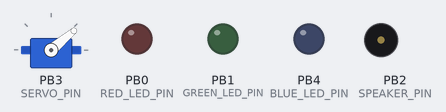
Bench run of a sketch on a simulated ATtiny85, built with avr-gcc and run on an emulated ATtiny85. Parts: servo, output pins drawn as LEDs (lit = HIGH), buzzer (waves = sounding). Wiring (inferred from the names in the program): servo: signal PB3. Servo pulses on a pin are drawn as a servo (544–2400 µs = 0–180°); pins used as bus, display or sensor lines are not drawn.

Above: at 0.1 s.
At 10.62 s:
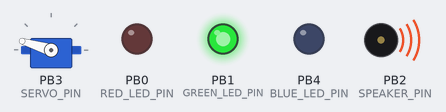
At 15.2 s:
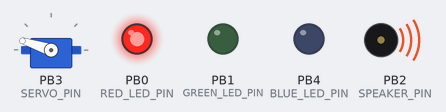
At 19.4 s:
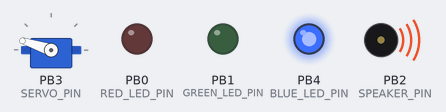
At 30.4 s:
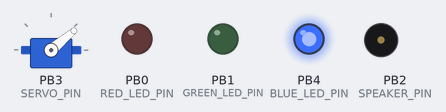
At 33.1 s:
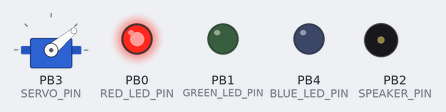
Timing chart, 0 to 40.0 s (numbered marks = the images above):
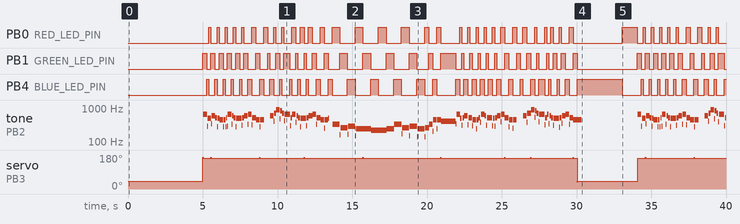

The sketch:

party.ino
```cpp
#include "led.h"
#include "speaker.h"
#include "music.h"
#include "interrupt.h"
#include "servo.h"

// Swap out with another song if desired.
#include "tetris.h"

#include <stdbool.h>

// Program Constants
constexpr size_t RED_LED_PIN = 0;
constexpr size_t GREEN_LED_PIN = 1;
constexpr size_t SPEAKER_PIN = 2;
constexpr size_t SERVO_PIN = 3;
constexpr size_t BLUE_LED_PIN = 4;

// Drivers
Speaker::IsrDrivenSpeaker speaker(SPEAKER_PIN, g_isr1_frequency);
Servo::IsrDrivenServo servo(SERVO_PIN, g_isr1_frequency);
Led::Led red_led(RED_LED_PIN);
Led::Led green_led(GREEN_LED_PIN);
// OCR1C_cmp_count is the max because we mucked with timer1
Led::Led blue_led(BLUE_LED_PIN, OCR1C_cmp_count);

// Globals
size_t song_idx = 0;
size_t led_idx = 0;
Music::Note note;

Led::Led all_leds[3] = {red_led, green_led, blue_led };
// the setup routine runs once when you press reset:
void setup() {
  Interrupt::configure_isr1();
  servo.zero();
  delay(5000);
}


void loop() {

  if (song_idx == 0) {
    servo.command(120);
  } else if (song_idx == song_len - 1) {
    servo.zero();
    delay(3000);
  }

  if (speaker.needs_note()) {
    note = Music::Note(pgm_read_float(&song[song_idx]), static_cast<Music::time>(pgm_read_byte(&song[song_idx].duration)));
    speaker.play_note(note);
    song_idx = (song_idx + 1) % song_len;

    all_leds[led_idx].turn_off();
    led_idx = (led_idx + 1) % 3;
    all_leds[led_idx].turn_on();
  }
}

// occurs at 10khz
ISR(TIMER1_COMPA_vect){
  speaker.service();
  servo.service();
}
```

interrupt.h
```cpp
constexpr uint32_t g_isr1_frequency = 10E3;
constexpr uint32_t MM = 1E6;
constexpr uint8_t OCR1C_cmp_count = MM/ g_isr1_frequency;

namespace Interrupt {
  void configure_isr1() {
    TCCR1 |= (1 << CTC1);    //> clear timer on compare match
    OCR1C = OCR1C_cmp_count; //> compare match value
    TIMSK |= (1 << OCIE1A);  //> enable compare match interrupt
  }
}
```

led.h
```cpp
#include <stdbool.h>

namespace Led {

/**
 * A PWM driven LED
 */
class Led {
public:
  Led(size_t pin, uint8_t max_val = 255): m_pin(pin), m_curr_val(0), m_max_val(max_val) {
    // init by setting this pin as an output, and zero-ing it.
    pinMode(pin, OUTPUT);
    analogWrite(pin, m_curr_val);
  }

  void increase(uint8_t amount = 1);
  void decrease(uint8_t amount = 1);
  bool is_saturated(void);
  bool is_off(void);
  void turn_off(void);
  void turn_on(void);


private:
  size_t m_pin;            ///< The pin
  uint16_t m_curr_val;     ///< The current PWM value
  const uint8_t m_max_val; ///< Don't even try it, buddy
};

// Increase the LED brightness.
void Led::increase(uint8_t amount) {
  if ((m_max_val - m_curr_val) > amount) {
    m_curr_val = m_max_val;
    return;
  }
  m_curr_val += amount;
  analogWrite(m_pin, m_curr_val);
}

// Take a wild guess, Tex.
void Led::decrease(uint8_t amount) {
  if (m_curr_val < amount) {
    m_curr_val = 0;
  }
  m_curr_val -= amount;
  analogWrite(m_pin, m_curr_val);
}

// Lets you know if you can't get any brighter
bool Led::is_saturated(void) {
  return m_curr_val >= m_max_val;
}

// Lets you know if it's dark in the room.
bool Led::is_off() {
  return m_curr_val == 0;
}

// Lets you make it dark.
void Led::turn_off(void) {
  m_curr_val = 0;
  analogWrite(m_pin, m_curr_val);
}

// Lets you make the room burn with the intensity of a thousand little PN junctions.
// Well ok just one.
void Led::turn_on(void) {
  m_curr_val = m_max_val;
  analogWrite(m_pin, m_curr_val);
}
}// Led
```

music.h
```cpp
#pragma once

namespace Music {

// Representation of time. Ooooh. Spooky!
typedef enum time : uint8_t {
  Rest = 0,
  Eighth = 1,
  Quarter = 2,
  DottedQuarter = 3,
  Half = 4,
  DottedHalf = 5,
  Whole = 6,
}time;

// Given an enum time, convert it to milliseconds
uint32_t time_to_ms(time t) {
  uint32_t delay_time = 0;
  switch (t) {
    case time::Rest:
      delay_time = 50;
      break;
    case time::Eighth:
      delay_time = 125;
      break;
    case time::Quarter:
      delay_time = 250;
      break;
    case time::DottedQuarter:
      delay_time = 375;
      break;
    case time::Half:
      delay_time = 500;
      break;
    case time::DottedHalf:
      delay_time = 750;
      break;
    case time::Whole:
      delay_time = 1000;
      break;
    default:
      delay_time = 5000;
      break;
  }
  return delay_time;
}

// Assumes 4/4
typedef struct Note{
  float pitch;
  time duration;

  constexpr Note() : pitch(0.0), duration(time::Rest) {}
  constexpr Note(float pit, Music::time dur) : pitch(pit), duration(dur) {}

}Note;

// TODO B0 and B1 conflict with the arduino defs despite being namespaced... remove N_ portion
constexpr float N_REST = 0.0;
constexpr float N_C0 = 16.35;
constexpr float N_CS0 = 17.32;
constexpr float N_D0 = 18.35;
constexpr float N_DS0 = 19.45;
constexpr float N_E0 = 20.60;
constexpr float N_F0 = 21.83;
constexpr float N_FS0 = 23.12;
constexpr float N_G0 = 24.50;
constexpr float N_GS0 = 25.96;
constexpr float N_A0 = 27.50;
constexpr float N_AS0 = 29.14;
constexpr float N_B0 = 30.87;
constexpr float N_C1 = 32.70;
constexpr float N_CS1 = 34.65;
constexpr float N_D1 = 36.71;
constexpr float N_DS1 = 38.89;
constexpr float N_E1 = 41.20;
constexpr float N_F1 = 43.65;
constexpr float N_FS1 = 46.25;
constexpr float N_G1 = 49.00;
constexpr float N_GS1 = 51.91;
constexpr float N_A1 = 55.00;
constexpr float N_AS1 = 58.27;
constexpr float N_B1 = 61.74;
constexpr float N_C2 = 65.41;
constexpr float N_CS2 = 69.30;
constexpr float N_D2 = 73.42;
constexpr float N_DS2 = 77.78;
constexpr float N_E2 = 82.41;
constexpr float N_F2 = 87.31;
constexpr float N_FS2 = 92.50;
constexpr float N_G2 = 98.00;
constexpr float N_GS2 = 103.83;
constexpr float N_A2 = 110.00;
constexpr float N_AS2 = 116.54;
constexpr float N_B2 = 123.47;
constexpr float N_C3 = 130.81;
constexpr float N_CS3 = 138.59;
constexpr float N_D3 = 146.83;
constexpr float N_DS3 = 155.56;
constexpr float N_E3 = 164.81;
constexpr float N_F3 = 174.61;
constexpr float N_FS3 = 185.00;
constexpr float N_G3 = 196.00;
constexpr float N_GS3 = 207.65;
constexpr float N_A3 = 220.00;
constexpr float N_AS3 = 233.08;
constexpr float N_B3 = 246.94;
constexpr float N_C4 = 261.63;
constexpr float N_CS4 = 277.18;
constexpr float N_D4 = 293.66;
constexpr float N_DS4 = 311.13;
constexpr float N_E4 = 329.63;
constexpr float N_F4 = 349.23;
constexpr float N_FS4 = 369.99;
constexpr float N_G4 = 392.00;
constexpr float N_GS4 = 415.30;
constexpr float N_A4 = 440.00;
constexpr float N_AS4 = 466.16;
constexpr float N_B4 = 493.88;
constexpr float N_C5 = 523.25;
constexpr float N_CS5 = 554.37;
constexpr float N_D5 = 587.33;
constexpr float N_DS5 = 622.25;
constexpr float N_E5 = 659.25;
constexpr float N_F5 = 698.46;
constexpr float N_FS5 = 739.99;
constexpr float N_G5 = 783.99;
constexpr float N_GS5 = 830.61;
constexpr float N_A5 = 880.00;
constexpr float N_AS5 = 932.33;
constexpr float N_B5 = 987.77;
constexpr float N_C6 = 1046.50;
constexpr float N_CS6 = 1108.73;
constexpr float N_D6 = 1174.66;
constexpr float N_DS6 = 1244.51;
constexpr float N_E6 = 1318.51;
constexpr float N_F6 = 1396.91;
constexpr float N_FS6 = 1479.98;
constexpr float N_G6 = 1567.98;
constexpr float N_GS6 = 1661.22;
constexpr float N_A6 = 1760.00;
constexpr float N_AS6 = 1864.66;
constexpr float N_B6 = 1975.53;
constexpr float N_C7 = 2093.00;
constexpr float N_CS7 = 2217.46;
constexpr float N_D7 = 2349.32;
constexpr float N_DS7 = 2489.02;
constexpr float N_E7 = 2637.02;
constexpr float N_F7 = 2793.83;
constexpr float N_FS7 = 2959.96;
constexpr float N_G7 = 3135.96;
constexpr float N_GS7 = 3322.44;
constexpr float N_A7 = 3520.00;
constexpr float N_AS7 = 3729.31;
constexpr float N_B7 = 3951.07;
constexpr float N_C8 = 4186.01;
constexpr float N_CS8 = 4434.92;
constexpr float N_D8 = 4698.63;
constexpr float N_DS8 = 4978.03;
constexpr float N_E8 = 5274.04;
constexpr float N_F8 = 5587.65;
constexpr float N_FS8 = 5919.91;
constexpr float N_G8 = 6271.93;
constexpr float N_GS8 = 6644.88;
constexpr float N_A8 = 7040.00;
constexpr float N_AS8 = 7458.62;
constexpr float N_B8 = 7902.13;


} //Music
```

servo.h
```cpp
namespace Servo {

// Experimentally determined
// Maybe invest in Servos that cost more than $1.80
constexpr float c_zero_duty = 0.05;
constexpr float c_scalar_duty = 0.13;

/**
 * An ISR Driven Servo
 * Hand it a pin and an interrupt frequency, and it
 * figures out everything else.
 */
class IsrDrivenServo {
public:
  IsrDrivenServo(size_t pin, const uint32_t frequency) :
    m_pin(pin),
    m_counter(UINT32_MAX),
    isr_period(frequency / (cmd_frequency)),
    toggle(0) {
      pinMode(m_pin, OUTPUT);
    }


  void service(void);
  void command(uint8_t angle);
  void zero();

private:
  static constexpr uint8_t max_angle = 240;     ///< trash servo!
  static constexpr uint16_t cmd_frequency = 25; ///< command at 50Hz (25 * 2)
  const size_t m_pin;                           ///< pin attached to servo input
  uint32_t m_counter;                           ///< ISR counter.
  const uint32_t isr_period;                    ///< Calculated length of our cmd_frequency period, in ISR's
  uint32_t toggle;                              ///< counter increments before we flip output
};

/**
 * This is called from the interrupt and determines what (if anything) our serveo needs to do.
 */
void IsrDrivenServo::service(void) {
  if (m_counter == UINT32_MAX) {
    return;
  }

  // do the thing
  m_counter++;
  if (m_counter < toggle) {
    digitalWrite(m_pin, HIGH);
    return;
  }
  if (m_counter >= toggle) {
    digitalWrite(m_pin, LOW);
  }
  if (m_counter >= isr_period) {
    m_counter = 0;
  }
}

/**
 * Command servo to an angle.
 * Cheapo servo has no feedback. Dunno where it is.
 * Hopefully somewhere.
 */
void IsrDrivenServo::command(uint8_t angle) {
  float duty = 0.0;
  if (angle > max_angle) {
    duty = c_zero_duty + c_scalar_duty;
  } else {
    duty = c_zero_duty + c_scalar_duty * (static_cast<float>(angle) / static_cast<float>(max_angle));
  }
  toggle = duty * isr_period;
  m_counter = 0;
}

// Convenience for zero'ing servo.
void IsrDrivenServo::zero() {
  command(0);
}

} // namespace Servo
```

speaker.h
```cpp
#include "music.h"

namespace Speaker{

/**
 * Representation of a speaker
 * Expects exclusive access to a pin
 * Also assumes the frequency at ctor time is matched with the ISR frequency where Speaker::service() is called.
 */
class IsrDrivenSpeaker {
public:
  IsrDrivenSpeaker(size_t pin, const uint32_t frequency) :
      m_on(false),
      m_pin(pin),
      m_counter_trip(0),
      m_counter(0),
      m_note_finish_ms(0),
      m_beat_finish_ms(0),
      m_note_start_time_ms(0),
      m_frequency(frequency),
      m_needs_note(true) {
    pinMode(m_pin, OUTPUT);
    digitalWrite(m_pin, 0);
  }

  void service(void);
  void play_note(Music::Note &note);
  bool needs_note();

private:
  volatile bool m_on;            ///< Keep track of our state, so we can flippy-flop
  size_t m_pin;                  ///< Speaker pin
  uint32_t m_counter_trip;       ///< Flip output here to simulate waves and trick your ears.
  volatile uint32_t m_counter;   ///< Counter for flipping
  uint32_t m_note_finish_ms;     ///< Time at which a *note* stops playing
  uint32_t m_beat_finish_ms;     ///< Time at which a beat stops playing (e.g. note + delay)
  uint32_t m_note_start_time_ms; ///< Time at which we started playing a note
  const uint32_t m_frequency;    ///< MUST MATCH ISR1 FREQUENCY
  volatile bool m_needs_note;    ///< If we've finished an entire beat period, signal we're in need of a note.

  static const uint8_t delay_ms = 15; ///< Delay between notes because real music takes time and blood and sweat.
};

// Poll this to see if you should send a new note.
bool IsrDrivenSpeaker::needs_note() {
  return m_needs_note;
}

// Checks our current tone, and flips the output if needed.
void IsrDrivenSpeaker::service() {

  // How long have we been playing this jazz?
  volatile uint32_t now = millis();

  // time for a new note
  if (now >= m_beat_finish_ms) {
    digitalWrite(m_pin, LOW);
    m_needs_note = true;
    return;
  }
  // otherwise time to just rest between notes
  else if (now >= m_note_finish_ms) {
    digitalWrite(m_pin, LOW);
    return;
  }

  // Do the flippy-flop
  if (m_counter >= m_counter_trip) {
    if (m_on) {
      digitalWrite(m_pin, LOW);
    }
    else {
      digitalWrite(m_pin, HIGH);
    }
    m_on = !m_on;
    m_counter = 0;
  }
  ++m_counter;
}

// Play a Note!
void IsrDrivenSpeaker::play_note(Music::Note &note) {
  if (note.pitch == Music::N_REST) {
    digitalWrite(m_pin, LOW);
    m_counter_trip = UINT32_MAX;
  }
  else {
    m_counter_trip = m_frequency / note.pitch;
  }
  m_note_start_time_ms = millis();
  m_note_finish_ms = m_note_start_time_ms + time_to_ms(note.duration);
  m_beat_finish_ms = m_note_finish_ms + delay_ms;
  m_needs_note = false;
}

} // Speaker
```

tetris.h
```cpp
#include "music.h"

using Music::time::Quarter;
using Music::time::Half;
using Music::time::Eighth;
using Music::time::Whole;
using Music::time::DottedQuarter;

using namespace Music;

constexpr size_t song_len = 99;
constexpr Music::Note song[song_len] PROGMEM {
  // Meas 1
  {N_E5, Quarter},
  {N_B4, Eighth},
  {N_C5, Eighth},
  {N_D5, Quarter},
  {N_C5, Eighth},
  {N_B4, Eighth},
  // Meas 2
  {N_A4, Quarter},
  {N_A4, Eighth},
  {N_C5, Eighth},
  {N_E5, Quarter},
  {N_D5, Eighth},
  {N_C5, Eighth},
  // Meas 3
  {N_B4, Quarter},
  {N_B4, Eighth},
  {N_C5, Eighth},
  {N_D5, Quarter},
  {N_E5, Quarter},
  // Meas 4
  {N_C5, Quarter},
  {N_A4, Quarter},
  {N_A4, Quarter},
  {N_REST, Quarter},
  // Meas 5
  {N_REST, Eighth},
  {N_D5, Quarter},
  {N_F5, Eighth},
  {N_A5, Quarter},
  {N_G5, Eighth},
  {N_F5, Eighth},
  // Meas 6
  {N_E5, DottedQuarter},
  {N_C5, Eighth},
  {N_E5, Quarter},
  {N_D5, Eighth},
  {N_C5, Eighth},
  // Meas 7
  {N_B4, Quarter},
  {N_B4, Eighth},
  {N_C5, Eighth},
  {N_D5, Quarter},
  {N_E5, Quarter},
  // Meas 8
  {N_C5, Quarter},
  {N_A4, Quarter},
  {N_A4, Quarter},
  {N_REST, Quarter},
  // Mea 9
  {N_E4, Half},
  {N_C4, Half},
  // Meas 10
  {N_D4, Half},
  {N_B3, Half},
  // Meas 11
  {N_C4, Half},
  {N_A3, Half},
  // Meas 12
  {N_GS3, Half},
  {N_B3, Half},
  // Meas 13
  {N_E4, Half},
  {N_C4, Half},
  // Meas 14
  {N_D4, Half},
  {N_B3, Half},
  // Meas 15
  {N_C4, Quarter},
  {N_E4, Quarter},
  {N_A4, Quarter},
  {N_A4, Quarter},
  // Meas 16
  {N_GS4, Whole},
  // Meas 17
  {N_E5, Quarter},
  {N_B4, Eighth},
  {N_C5, Eighth},
  {N_D5, Quarter},
  {N_C5, Eighth},
  {N_B4, Eighth},
  // Meas 18
  {N_A4, Quarter},
  {N_A4, Eighth},
  {N_C5, Eighth},
  {N_E5, Quarter},
  {N_D5, Eighth},
  {N_C5, Eighth},
  // Meas 19
  {N_B4, Quarter},
  {N_B4, Eighth},
  {N_C5, Eighth},
  {N_D5, Quarter},
  {N_E5, Quarter},
  // Meas 20
  {N_C5, Quarter},
  {N_A4, Quarter},
  {N_A4, Quarter},
  {N_REST, Quarter},
  // Meas 21
  {N_REST, Eighth},
  {N_D5, Quarter},
  {N_F5, Quarter},
  {N_A5, Quarter},
  {N_G5, Eighth},
  {N_F5, Eighth},
  // Meas 22
  {N_E5, DottedQuarter},
  {N_C5, Eighth},
  {N_E5, Eighth},
  {N_D5, Eighth},
  {N_C5, Eighth},
  // Meas 23
  {N_B4, Quarter},
  {N_B4, Eighth},
  {N_C5, Eighth},
  {N_D5, Quarter},
  {N_E5, Quarter},
  // Meas 25
  {N_C5, Quarter},
  {N_A4, Quarter},
  {N_A4, Quarter},
  // Meas
  {N_REST,Whole}
};
```

Measured:
- by itself, PB0 (RED_LED_PIN): LOW → HIGH at 5.4 s, → LOW 0.14 s later, → HIGH 0.41 s later, → LOW 0.14 s later, … (84 changes in this stretch)
- by itself, PB1 (GREEN_LED_PIN): LOW → HIGH at 5.0 s, → LOW 0.27 s later, → HIGH 0.28 s later, → LOW 0.27 s later, … (86 changes in this stretch)
- by itself, PB4 (BLUE_LED_PIN): LOW → HIGH at 5.3 s, → LOW 0.14 s later, → HIGH 0.41 s later, → LOW 0.14 s later, … (85 changes in this stretch)
- by itself, tone on PB2 (SPEAKER_PIN): plays 660 Hz for 0.24 s, 295 Hz for 0.04 s, 495 Hz for 0.24 s, 349 Hz for 0.04 s, 582 Hz for 0.24 s, 521 Hz for 0.12 s … (177 notes in this stretch)
